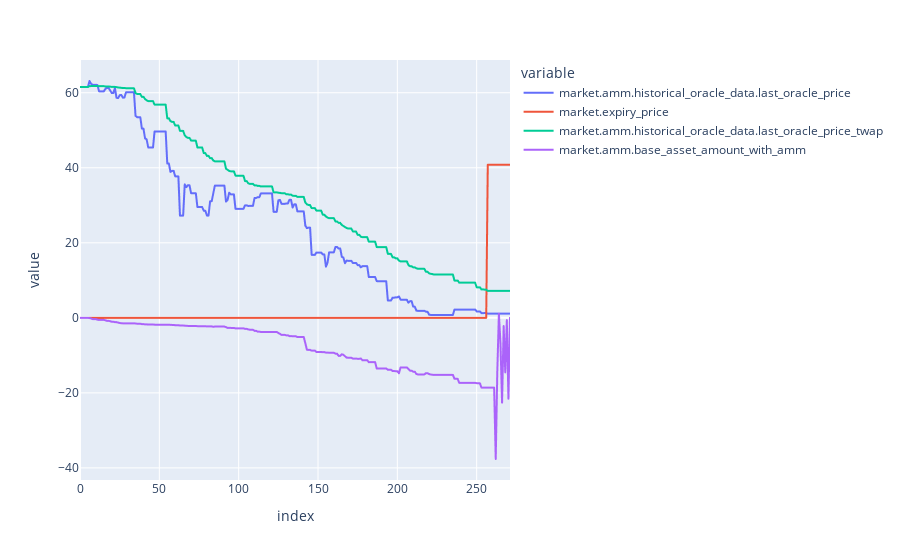

The code cell stored with this chart in its notebook:
### Code cell
market[[
    'market.amm.historical_oracle_data.last_oracle_price',
    'market.expiry_price',
    'market.amm.historical_oracle_data.last_oracle_price_twap',
    'market.amm.base_asset_amount_with_amm',
]].plot()

### Figure 1 — Plotly figure (JSON) as saved in the notebook; plotly's stock layout.template omitted (floating-point values rounded to 4 significant figures; data arrays with more than 128 entries replaced by an {"elided": "..."} marker saying what was removed)
{"data": [{"hovertemplate": "variable=market.amm.historical_oracle_data.last_oracle_price<br>index=%{x}<br>value=%{y}<extra></extra>", "legendgroup": "market.amm.historical_oracle_data.last_oracle_price", "line": {"color": "#636efa", "dash": "solid"}, "marker": {"symbol": "circle"}, "mode": "lines", "name": "market.amm.historical_oracle_data.last_oracle_price", "showlegend": true, "type": "scattergl", "x": {"elided": "272 int values"}, "xaxis": "x", "y": {"elided": "272 float values"}, "yaxis": "y"}, {"hovertemplate": "variable=market.expiry_price<br>index=%{x}<br>value=%{y}<extra></extra>", "legendgroup": "market.expiry_price", "line": {"color": "#EF553B", "dash": "solid"}, "marker": {"symbol": "circle"}, "mode": "lines", "name": "market.expiry_price", "showlegend": true, "type": "scattergl", "x": {"elided": "272 int values"}, "xaxis": "x", "y": {"elided": "272 float values"}, "yaxis": "y"}, {"hovertemplate": "variable=market.amm.historical_oracle_data.last_oracle_price_twap<br>index=%{x}<br>value=%{y}<extra></extra>", "legendgroup": "market.amm.historical_oracle_data.last_oracle_price_twap", "line": {"color": "#00cc96", "dash": "solid"}, "marker": {"symbol": "circle"}, "mode": "lines", "name": "market.amm.historical_oracle_data.last_oracle_price_twap", "showlegend": true, "type": "scattergl", "x": {"elided": "272 int values"}, "xaxis": "x", "y": {"elided": "272 float values"}, "yaxis": "y"}, {"hovertemplate": "variable=market.amm.base_asset_amount_with_amm<br>index=%{x}<br>value=%{y}<extra></extra>", "legendgroup": "market.amm.base_asset_amount_with_amm", "line": {"color": "#ab63fa", "dash": "solid"}, "marker": {"symbol": "circle"}, "mode": "lines", "name": "market.amm.base_asset_amount_with_amm", "showlegend": true, "type": "scattergl", "x": {"elided": "272 int values"}, "xaxis": "x", "y": {"elided": "272 float values"}, "yaxis": "y"}], "layout": {"legend": {"title": {"text": "variable"}, "tracegroupgap": 0}, "margin": {"t": 60}, "xaxis": {"anchor": "y", "domain": [0, 1], "title": {"text": "index"}}, "yaxis": {"anchor": "x", "domain": [0, 1], "title": {"text": "value"}}}}
